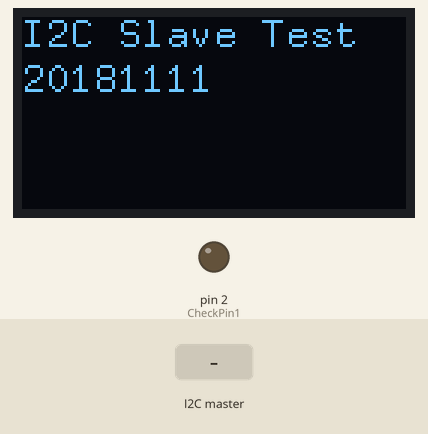
This sketch was run on a simulated Arduino Uno, built with avr-gcc and run on an emulated ATmega328P. Parts: 128×64 one-colour display, output pins drawn as LEDs (lit = HIGH). The inputs (shaded band) are chosen by the test bench. What the sketch prints to the serial monitor is not drawn.

Above: at 3.5 s.
3.6 s: the I2C master sends the byte 1
5.2 s: the I2C master sends the byte 0
6.7 s: the I2C master sends the byte 2
Timing chart, 0 to 9.7 s (numbered marks = the images above; inputs shaded):
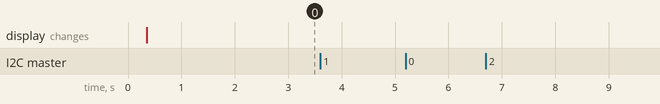

The sketch:

Nucleo_DCO_I2C_Slave_OLED_Test.ino
```cpp
/*
 * Nucleo DCO I2C Slave / OLED Module Test.
 *
 * 2018.11.07
 *
 */

#include <Wire.h>
#include <U8g2lib.h>
#include "DataComFormat.h"

#define TITLE_STR1  ("I2C Slave Test")
#define TITLE_STR2  ("20181111")

#define I2C_ADDR   (0x08)
#define I2C_CLOCK  (100000)

#define MASTER_TITLE_STR_LEN (32)

//U8G2_SSD1306_128X32_UNIVISION_1_HW_I2C u8g2(U8G2_R0, /* reset=*/ U8X8_PIN_NONE);  // Adafruit ESP8266/32u4/ARM Boards + FeatherWing OLED
U8G2_SSD1306_128X64_NONAME_1_4W_SW_SPI u8g2(U8G2_R0, /* clock=*/ 13, /* data=*/ 11, /* cs=*/ 10, /* dc=*/ 9, /* reset=*/ 8);

const int CheckPin1 = 2;

char masterTitleStr1[MASTER_TITLE_STR_LEN] = "TitleStr1";
char masterTitleStr2[MASTER_TITLE_STR_LEN] = "TitleStr2";
char masterTitleStr3[MASTER_TITLE_STR_LEN] = "TitleStr3";

volatile int displayMode = DM_TITLE;

volatile struct normalData normalData;
volatile struct frequencyData frequencyData;
volatile struct amplitudeData amplitudeData;
volatile struct pulseWidthData pulseWidthData;
volatile bool displayOffMessage;

void setup()
{
  Serial.begin(9600);           // start serial for output
  Serial.println();
  Serial.println(TITLE_STR1);
  Serial.println(TITLE_STR2);

  pinMode(CheckPin1, OUTPUT);

  // OLED
  u8g2.begin();
  u8g2.clearBuffer();
  u8g2.firstPage();
  u8g2.setFont(u8g2_font_8x13_tf);
  do {
    u8g2.drawStr(0,10,TITLE_STR1);
    u8g2.drawStr(0,25,TITLE_STR2);
  } while (u8g2.nextPage());
  u8g2.sendBuffer();

  // I2C
  Wire.begin(I2C_ADDR);         // join i2c bus with address #8
  pinMode(A4, INPUT);           // disable pullup
  pinMode(A5, INPUT);           // disable pullup
  Wire.setClock(I2C_CLOCK);
  Wire.onReceive(receiveEvent); // register event

  delay(2000);
}

void loop()
{
  switch (displayMode) {
  case DM_TITLE:
    Serial.println("******* Display Title *********");
    Serial.println(masterTitleStr1);
    Serial.println(masterTitleStr2);
    Serial.println(masterTitleStr3);
    Serial.println("*******************************");
    break;
  case DM_NORMAL:
    Serial.println("*********** Normal ************");
    Serial.print("WaveShpe1: ");   Serial.println(normalData.waveShape[0]);
    Serial.print("WaveShpe2: ");   Serial.println(normalData.waveShape[1]);
    Serial.print("WaveShpe3: ");   Serial.println(normalData.waveShape[2]);
    Serial.print("FreqRange1: ");  Serial.println(normalData.frequencyRange[0]);
    Serial.print("FreqRange2: ");  Serial.println(normalData.frequencyRange[1]);
    Serial.print("FreqRange3: ");  Serial.println(normalData.frequencyRange[2]);
    Serial.print("Fps: ");         Serial.println(normalData.fps);
    Serial.print("Fps: ");         Serial.print(normalData.fps/10); Serial.print("."); Serial.println(normalData.fps%10);
    Serial.print("BattVoltage: "); Serial.println(normalData.batteryVoltage);
    Serial.print("BattVoltage: "); Serial.print(normalData.batteryVoltage/10); Serial.print("."); Serial.println(normalData.batteryVoltage%10);
    Serial.print("ADCAvilable: "); Serial.println(normalData.adcAvailable);
    Serial.println("*******************************");
    break;
  case DM_FREQUENCY:
    Serial.println("********** Frequency **********");
    Serial.print("Rate1: ");   Serial.println(frequencyData.rate[0]);
    Serial.print("Rate1: ");   Serial.print(frequencyData.rate[0]/10); Serial.print("."); Serial.println(frequencyData.rate[0]%10);
    Serial.print("Rate2: ");   Serial.println(frequencyData.rate[1]);
    Serial.print("Rate2: ");   Serial.print(frequencyData.rate[1]/10); Serial.print("."); Serial.println(frequencyData.rate[1]%10);
    Serial.print("Rate3: ");   Serial.println(frequencyData.rate[2]);
    Serial.print("Rate3: ");   Serial.print(frequencyData.rate[2]/10); Serial.print("."); Serial.println(frequencyData.rate[2]%10);
    Serial.print("Detune1: "); Serial.println(frequencyData.detune[0]);
    Serial.print("Detune1: "); Serial.print(frequencyData.detune[0]/1000); Serial.print("."); Serial.println(frequencyData.detune[0]%1000);
    Serial.print("Detune2: "); Serial.println(frequencyData.detune[1]);
    //Serial.print("Detune2: "); Serial.print(frequencyData.detune[1]/1000); Serial.print("."); Serial.println(frequencyData.detune[1]%1000);
    Serial.print("Detune2: "); Serial.println((float)(frequencyData.detune[1])/1000.0f, 3);
    Serial.print("Detune3: "); Serial.println(frequencyData.detune[2]);
    Serial.print("Detune3: "); Serial.print(frequencyData.detune[2]/1000); Serial.print("."); Serial.println(frequencyData.detune[2]%1000);
    Serial.println("*******************************");
    break;
  case DM_AMPLITUDE:
    Serial.println("********** Amplitude **********");
    Serial.print("Amplitude1: ");      Serial.println(amplitudeData.amplitude[0]);
    Serial.print("Amplitude1: ");      Serial.println((float)(amplitudeData.amplitude[0])/1000.0f, 3);
    Serial.print("Amplitude2: ");      Serial.println(amplitudeData.amplitude[1]);
    Serial.print("Amplitude2: ");      Serial.println((float)(amplitudeData.amplitude[1])/1000.0f, 3);
    Serial.print("Amplitude3: ");      Serial.println(amplitudeData.amplitude[2]);
    Serial.print("Amplitude3: ");      Serial.println((float)(amplitudeData.amplitude[2])/1000.0f, 3);
    Serial.print("MasterAmplitude: "); Serial.println(amplitudeData.masterAmplitude);
    Serial.print("MasterAmplitude: "); Serial.println((float)(amplitudeData.masterAmplitude)/1000.0f, 3);
    Serial.print("Clip: ");            Serial.println(amplitudeData.clip);
    Serial.println("*******************************");
    break;
  case DM_PULSE_WIDTH:
    Serial.println("********* Pulse Width *********");
    Serial.print("PulseWidth1: ");     Serial.println(pulseWidthData.pulseWidth[0]);
    Serial.print("PulseWidth1: ");     Serial.println((float)(pulseWidthData.pulseWidth[0])/1000.0f, 3);
    Serial.print("PulseWidth2: ");     Serial.println(pulseWidthData.pulseWidth[1]);
    Serial.print("PulseWidth2: ");     Serial.println((float)(pulseWidthData.pulseWidth[1])/1000.0f, 3);
    Serial.print("PulseWidth3: ");     Serial.println(pulseWidthData.pulseWidth[2]);
    Serial.print("PulseWidth3: ");     Serial.println((float)(pulseWidthData.pulseWidth[2])/1000.0f, 3);
    Serial.println("*******************************");
    break;
  case DM_DISPLAY_OFF:
    Serial.println("********* Display Off *********");
    Serial.print("DisplayOffMessage: "); Serial.println(displayOffMessage);
    Serial.println("*******************************");
  }
  delay(100);
}

void receiveEvent(int byteN)
{
  Serial.println("receiveEvent()");

  displayMode = Wire.read();
  Serial.print("displayMode: ");
  Serial.println(displayMode);

  digitalWrite(CheckPin1, HIGH);

  uint8_t* p;
  switch (displayMode) {
  case DM_TITLE:
    break;
  case DM_TITLE_STR1:
    for (int i = 0; i < MASTER_TITLE_STR_LEN; i++) {
      masterTitleStr1[i] = Wire.read();
    }
    break;
  case DM_TITLE_STR2:
    for (int i = 0; i < MASTER_TITLE_STR_LEN; i++) {
      masterTitleStr2[i] = Wire.read();
    }
    break;
  case DM_TITLE_STR3:
    for (int i = 0; i < MASTER_TITLE_STR_LEN; i++) {
      masterTitleStr3[i] = Wire.read();
    }
    break;
  case DM_NORMAL:
    p = (uint8_t *)&normalData;
    for (int i = 0; i < sizeof(struct normalData); i++) {
      p[i] = Wire.read();
    }
  case DM_FREQUENCY:
    p = (uint8_t *)&frequencyData;
    for (int i = 0; i < sizeof(struct frequencyData); i++) {
      p[i] = Wire.read();
    }
    break;
  case DM_AMPLITUDE:
    p = (uint8_t *)&amplitudeData;
    for (int i = 0; i < sizeof(struct amplitudeData); i++) {
      p[i] = Wire.read();
    }
    break;
  case DM_PULSE_WIDTH:
    p = (uint8_t *)&pulseWidthData;
    for (int i = 0; i < sizeof(struct pulseWidthData); i++) {
      p[i] = Wire.read();
    }
    break;
  case DM_DISPLAY_OFF:
    displayOffMessage = Wire.read();
    break;
  }

  digitalWrite(CheckPin1, LOW);

/*
  char buff1[20];
  char buff2[30];
  int i = 0;

  while (1 < Wire.available()) {
    char c = Wire.read();
    Serial.print(c);
    if (i < 18) {
      buff1[i] = c;
      i++;
    }
    buff1[i] = '\0';
  }
  int x = Wire.read();
  Serial.println(x);
  sprintf(buff2, "%s%d", buff1, x);

  u8g2.firstPage();
  u8g2.setFont(u8g2_font_10x20_mf);
  do {
    u8g2.drawStr(0,32, buff2);
  } while (u8g2.nextPage());
*/
}
```

DataComFormat.h
```cpp
/*
 * Nucleo DCO IC間通信 データーフォーマット
 *
 * 2018.11.11
 *
 */

#ifndef _DATA_COM_FORMAT_H_
#define _DATA_COM_FORMAT_H_

#define OSC_NUM  (3)

// display mode
enum {
  DM_TITLE       = 0,
  DM_NORMAL      = 1,
  DM_FREQUENCY   = 2,
  DM_AMPLITUDE   = 3,
  DM_PULSE_WIDTH = 4,
  DM_TITLE_STR1  = 128,
  DM_TITLE_STR2  = 129,
  DM_TITLE_STR3  = 130,
  DM_DISPLAY_OFF = 255
};

// I2C通信用構造体
// DM_NORMAL
#pragma pack(1)
struct normalData {
  uint8_t  waveShape[OSC_NUM];
  uint8_t  frequencyRange[OSC_NUM];
  uint16_t fps;
  uint8_t  batteryVoltage;
  bool     adcAvailable;
};

// DM_FREQUENCY
#pragma pack(1)
struct frequencyData {
  uint16_t rate[OSC_NUM];
  int16_t detune[OSC_NUM];
};

// DM_AMPLITUDE
#pragma pack(1)
struct amplitudeData {
  int16_t amplitude[OSC_NUM];
  int16_t masterAmplitude;
  uint8_t clip;
};

// DM_PULSE_WIDTH
#pragma pack(1)
struct pulseWidthData {
  int16_t pulseWidth[OSC_NUM];
};

#endif //_DATA_COM_FORMAT_H_
```
